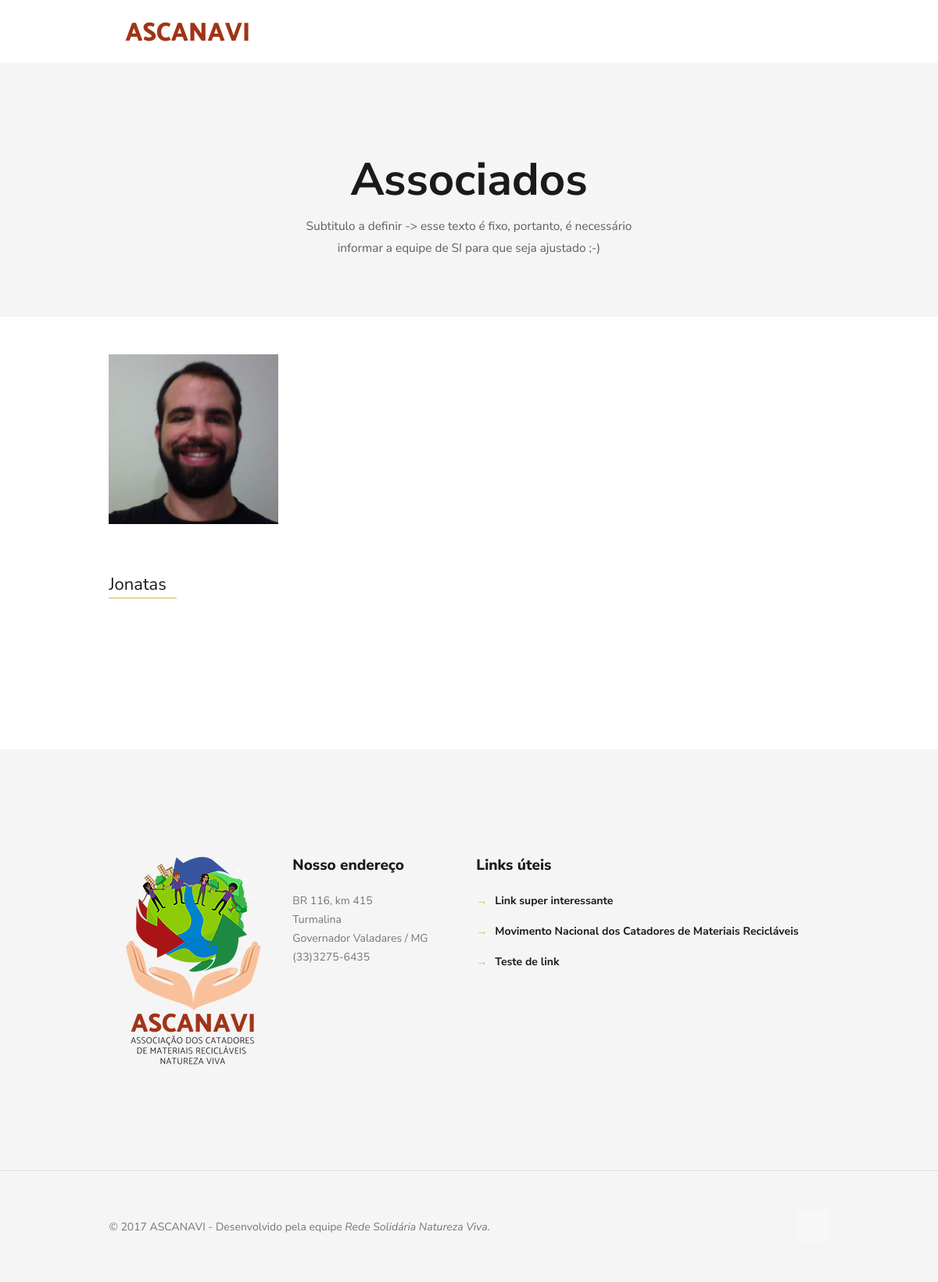
Page /associados on the committed database.
### core/models.py (models this page shows, shortened)
class Associado(models.Model):
    nome   = models.CharField(max_length=50)
    imagem = ResizedImageField(size=[300,300], upload_to='associados', verbose_name='foto')

class LinkUtil(models.Model):
    link       = models.URLField()
    descricao  = models.CharField(verbose_name='descrição', max_length=100)
    class Meta:
        verbose_name        = 'link útil'
        verbose_name_plural = 'links úteis'

### core/views.py (the view)
# urls.py: url(r'^associados$', associados, name='associados'),
def associados(request):
    itens   = Associado.objects.order_by('nome')
    contato = Contato.objects.latest('id')
    links   = LinkUtil.objects.order_by('descricao')
    context = {'itens': itens,
               'contato': contato,
               'links': links}
    return render(request, 'associados.html', context)

### core/context_processors.py (called while the page is built)
def contato(request):
    from core.models import Contato
    try:
        contato = Contato.objects.latest('id')
    except Contato.DoesNotExist:
        contato = None
    return {
        'contato': contato,
    }

### templates/associados.html (shortened to what this page needs)
{% load static %}
<!DOCTYPE html>
<html class="no-js">
<head>
    <link rel='stylesheet' href="{% static 'core/css/global.css' %}">
    <link rel='stylesheet' href="{% static 'core/css/structure.css' %}">
    <link rel='stylesheet' href="{% static 'core/css/home.css' %}">
    <link rel='stylesheet' href="{% static 'core/css/custom.css' %}">
</head>
<body class="color-custom style-simple layout-full-width nice-scroll-on button-flat if-zoom if-border-hide no-content-padding hide-love header-classic minimalist-header-no sticky-header sticky-tb-color ab-hide subheader-both-center menu-link-color menuo-no-borders menuo-right mobile-tb-left mobile-side-slide mobile-mini-mr-lc mobile-header-mini mobile-sticky">
    <div id="Wrapper">
        {% include 'header.html' %}
        <div id="Content">
            <div class="content_wrapper clearfix">
                <div class="sections_group">
                    <div class="entry-content">
                        <div class="section mcb-section" style="padding-top:120px; padding-bottom:20px; background-color:#f5f5f5; background-image:url{% static 'core/images/home_home_sectionbg2.png' %}); background-repeat:no-repeat; background-position:center top;">
                            <div class="section_wrapper mcb-section-inner">
                                <div class="wrap mcb-wrap one  valign-top clearfix">
                                    <div class="mcb-wrap-inner">
                                        <div class="column mcb-column one-fourth column_placeholder">
                                            <div class="placeholder">
                                            </div>
                                        </div>
                                        <div class="column mcb-column one-second column_column ">
                                            <div class="column_attr clearfix align_center">
                                                <h2>Associados</h2>
                                                <p class="big">
                                                    Subtitulo a definir -> esse texto é fixo, portanto, é necessário informar a equipe de SI para que seja ajustado ;-)
                                                </p>
                                            </div>
                                        </div>
                                    </div>
                                </div>
                            </div>
                        </div>
                        <div class="section mcb-section" style="/*padding-top:140px;*/ padding-bottom:90px;">
                            <div class="section_wrapper mcb-section-inner">
                                {% for i in itens %}
                                    <div class="column one-fourth column_our_team">
                                        <div class="team team_list">
                                            <div class="image_frame no_link scale-with-grid">
                                                <div class="image_wrapper"><img class="scale-with-grid" src="{{ i.imagem.url }}" alt="{{ i.nome }}">
                                                </div>
                                            </div>
                                            <div class="desc_wrapper">
                                                <h4>{{ i.nome }}</h4>
                                                <hr class="hr_color">
                                            </div>
                                        </div>
                                    </div>
                                    {% empty %}
                                    <h1>Nenhum registro encontrado...</h1>
                                {% endfor %}
                            </div>
                        </div>
                    </div>
                </div>
            </div>
        </div>
        {% include 'footer.html' %}
    </div>
</body>
</html>

### templates/footer.html (shortened to what this page needs)
{% load static %}
<footer id="Footer" class="clearfix">
            <div class="widgets_wrapper" style="padding:120px 0 110px;">
                <div class="container">
                    <div class="column one-fourth">
                        <aside class="widget widget_text">
                            <div class="textwidget" align="center">
                                <img src="{% static 'core/images/ascanavi-logo.png' %}" alt="Logo da ASCANAVI">
                            </div>
                        </aside>
                    </div>
                    <div class="column one-fourth">
                        <aside class="widget widget_text">
                            <div class="textwidget">
                                <div style="padding-right: 15%;">
                                    <h5>Nosso endereço</h5>
                                    <hr class="no_line" style="margin: 0 auto 5px;" />
                                    <p>
                                        BR 116, km 415
                                        <br> Turmalina
                                        <br> Governador Valadares / MG
                                        <br> (33)3275-6435
                                    </p>
                                    <hr class="no_line" style="margin: 0 auto 10px;" />
                                    {% if contato %}
                                    <p style="font-size: 18px; line-height: 18px; letter-spacing: 10px;">
                                        <a style="color: #b5b5b5;" href="{{ contato.facebook }}" target="_blank"><i class="icon-facebook"></i></a>
                                    </p>
                                    {% endif %}
                                </div>
                            </div>
                        </aside>
                    </div>
                    <div class="column one-second">
                        <aside class="widget widget_text">
                            <div class="textwidget">
                                    <h5>Links úteis</h5>
                                    <hr class="no_line" style="margin: 0 auto 5px;" />
                                    <ul style="font-weight: 700;">
                                        {% for l in links %}
                                            <li style="margin-bottom: 15px;">
                                                <span style="color: #e6ae48; margin-right: 10px;">&rarr;</span><a href="{{ l.link }}" target="_blank">{{ l.descricao }}</a>
                                            </li>
                                        {% endfor %}
                                </ul>
                            </div>
                        </aside>
                    </div>
                </div>
            </div>
            <div class="footer_copy">
                <div class="container">
                    <div class="column one">
                        <a id="back_to_top" class="button button_left button_js" href="#"><span class="button_icon"><i class="icon-up-open-big"></i></span></a>
                        <div class="copyright">
                            &copy; {% now 'Y' %} ASCANAVI - Desenvolvido pela equipe <em>Rede Solidária Natureza Viva</em>.
                        </div>
                    </div>
                </div>
            </div>
        </footer>

### core/static/core/css/home.css (style rules this page uses)
#Footer { background-color: #f5f5f5; }
body, ul.timeline_items, .icon_box a .desc, .icon_box a:hover .desc, .feature_list ul li a, .list_item a, .list_item a:hover, .widget_recent_entries ul li a, .flat_box a, .flat_box a:hover, .story_box .desc, .content_slider.carouselul li a .title, .content_slider.flat.description ul li .desc, .content_slider.flat.description ul li a .desc, .post-nav.minimal a i { color: #5e5e5e; }
a { color: #e6ae48; }
h2, h2 a, h2 a:hover { color: #1a1a1a; }
h4, h4 a, h4 a:hover, .style-simple .sliding_box .desc_wrapper h4 { color: #1a1a1a; }
h5, h5 a, h5 a:hover { color: #1a1a1a; }
a.button, a.tp-button { background-color: #f7f7f7; color: #747474; }
.hr_color, .hr_color hr, .hr_dots span { color: #e6ae48; background: #e6ae48; }
#Footer, #Footer .widget_recent_entries ul li a { color: #767676; }
#Footer a { color: #1a1a1a; }
#Footer h1, #Footer h1 a, #Footer h1 a:hover, #Footer h2, #Footer h2 a, #Footer h2 a:hover, #Footer h3, #Footer h3 a, #Footer h3 a:hover, #Footer h4, #Footer h4 a, #Footer h4 a:hover, #Footer h5, #Footer h5 a, #Footer h5 a:hover, #Footer h6, #Footer h6 a, #Footer h6 a:hover { color: #1a1a1a; }
.image_frame { border-color: #f8f8f8; }
html { background-color: #fff; }
#Wrapper, #Content { background-color: #fff; }
body, button, span.date_label, .timeline_items li h3 span, input[type="submit"], input[type="reset"], input[type="button"], input[type="text"], input[type="password"], input[type="tel"], input[type="email"], textarea, select, .offer_li .title h3 { font-family: "Nunito Sans", Arial, Tahoma, sans-serif; }
h1, h2, h3, h4, .text-logo #logo { font-family: "Nunito Sans", Arial, Tahoma, sans-serif; }
h5, h6 { font-family: "Nunito Sans", Arial, Tahoma, sans-serif; }
body { font-size: 14px; line-height: 24px; font-weight: 400; letter-spacing: 0px; }
h2 { font-size: 58px; line-height: 60px; font-weight: 700; letter-spacing: 0px; }
h4 { font-size: 22px; line-height: 28px; font-weight: 400; letter-spacing: 0px; }
h5 { font-size: 19px; line-height: 26px; font-weight: 800; letter-spacing: 0px; }
#Footer .footer_copy { border-top: 1px solid rgba(0, 0, 0, 0.1); }
#Footer .footer_copy .one { margin-bottom: 50px; padding-top: 60px; }

### rows in the picture
Associado: imagem (picture), nome "Jonatas"
LinkUtil: descricao "Link super interessante"
LinkUtil: descricao "Movimento Nacional dos Catadores de Materiais Recicláveis"
LinkUtil: descricao "Teste de link"
